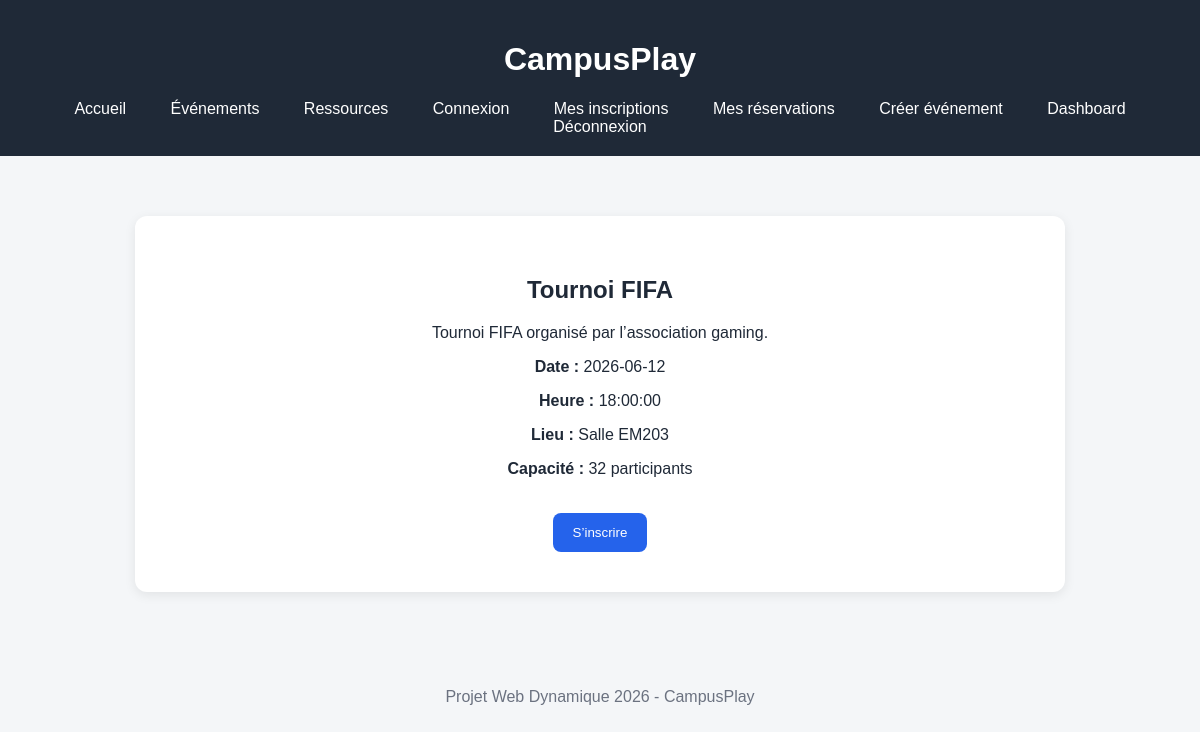
Page /frontend/event-detail.php?id=1 on the committed database.
### tables this page shows
CREATE TABLE events (
    id_event INT AUTO_INCREMENT PRIMARY KEY,
    titre VARCHAR(150) NOT NULL,
    description TEXT,
    date_event DATE NOT NULL,
    heure_event TIME NOT NULL,
    lieu VARCHAR(150) NOT NULL,
    capacite INT NOT NULL,
    id_createur INT,
    FOREIGN KEY (id_createur) REFERENCES users(id_user)
);

### frontend/event-detail.php (the view, shortened to what this page needs)
<?php
require_once "../backend/config.php";
$id_event = $_GET["id"];
$sql = "SELECT * FROM events WHERE id_event = :id_event";
$stmt = $pdo->prepare($sql);
$stmt->execute([":id_event" => $id_event]);
$event = $stmt->fetch(PDO::FETCH_ASSOC);
?>
<!DOCTYPE html>
<html lang="fr">
<head>
    <link rel="stylesheet" href="../assets/style.css">
</head>
<body>
<header>
    <h1>CampusPlay</h1>
    <nav>
            <a href="index.html">Accueil</a>
        <a href="events.php">Événements</a>
        <a href="resources.php">Ressources</a>
        <a href="login.html">Connexion</a>
        <a href="my-events.php">Mes inscriptions</a>
        <a href="my-reservations.php">Mes réservations</a>
        <a href="create-event.php">Créer événement</a>
        <a href="dashboard.php">Dashboard</a>
         <a href="../backend/logout.php">Déconnexion</a>
    </nav>
</header>
<main>
    <section class="hero">
        <h2><?= htmlspecialchars($event["titre"]) ?></h2>
        <p><?= htmlspecialchars($event["description"]) ?></p>
        <p><strong>Date :</strong> <?= htmlspecialchars($event["date_event"]) ?></p>
        <p><strong>Heure :</strong> <?= htmlspecialchars($event["heure_event"]) ?></p>
        <p><strong>Lieu :</strong> <?= htmlspecialchars($event["lieu"]) ?></p>
        <p><strong>Capacité :</strong> <?= htmlspecialchars($event["capacite"]) ?> participants</p>
        <form action="../backend/register_event.php" method="POST">
            <button type="submit" class="btn">S’inscrire</button>
        </form>
    </section>
</main>
<footer>
    <p>Projet Web Dynamique 2026 - CampusPlay</p>
</footer>
</body>
</html>

### assets/style.css (style rules this page uses)
body { margin: 0; font-family: Arial, sans-serif; background-color: #f4f6f8; color: #1f2937; }
header { background-color: #1f2937; color: white; padding: 20px; text-align: center; }
nav { margin-top: 15px; }
nav a { color: white; margin: 0 8px; text-decoration: none; padding: 8px 12px; border-radius: 6px; }
.hero { max-width: 850px; margin: 60px auto; background: white; padding: 40px; text-align: center; border-radius: 12px; box-shadow: 0 3px 12px rgba(0,0,0,0.08); }
.btn { display: inline-block; margin-top: 15px; padding: 12px 20px; background-color: #2563eb; color: white; text-decoration: none; border: none; border-radius: 8px; cursor: pointer; }
form { margin-top: 20px; }
footer { text-align: center; padding: 20px; margin-top: 40px; color: #6b7280; }

### rows in the picture
events: titre "Tournoi FIFA", description "Tournoi FIFA organisé par l’association gaming.", date_event "2026-06-12", heure_event "18:00:00", lieu "Salle EM203", capacite "32"
